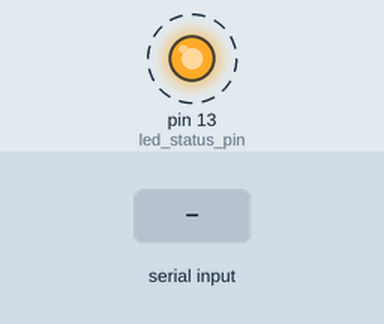
A sketch run on a simulated Arduino Uno, built with avr-gcc and run on an emulated ATmega328P. On the bench: output pins drawn as LEDs (lit = HIGH). Dashed ring = blinking. Inputs (shaded band) come from the test bench. What the sketch prints to the serial monitor is not drawn.

Above: at 0.79 s.
1.3 s: byte 30 received over Serial
Timing chart, 0 to 10.3 s (numbered marks = the images above; inputs shaded):
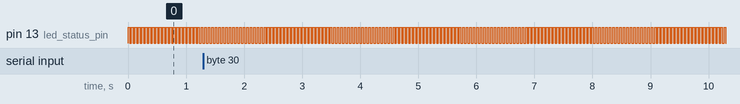

Measured:
- by itself, pin 13 (led_status_pin): alternates HIGH for 0.03 s and LOW for 0.03 s

The sketch:

fs_06_arduino_computervisionPiezo.ino
```cpp
// Foto-si´ntese, Arduino + Processing Workshop, Andre Sier, 2013


// variaveis a usar no programa

int led_status_pin = 13;

int speaker_pin = 4;

int tempo_som = 0;

int frequencia = 440;

// funcao setup
void setup() {
  // put your setup code here, to run once:

  //pinMode(13, OUTPUT);
  pinMode(led_status_pin, OUTPUT); // o pin do led e output
  pinMode(speaker_pin, OUTPUT); // o pin do speaker e output

  Serial.begin(9600); // iniciar a comunicaçao serial

}

// funcao loop
boolean ledblink = false;
void loop() {
  // put your main code here, to run repeatedly:

  ledblink = !ledblink;
  digitalWrite(led_status_pin, ledblink ? HIGH : LOW);


  while(Serial.available()>0){

      // o protocolo envia sempre primeiro a frequencia e logo depois o num frames ligado

      // a frequencia de 0-255 e convertida aqui
      frequencia = Serial.read() * 10;

      tempo_som = Serial.read(); // tempo de som em frames de 30ms

      Serial.println(frequencia);
      Serial.println(tempo_som);
  }


  if( tempo_som-- <= 0 ){

       tempo_som = 0;

       noTone(speaker_pin);

  } else {

       tone(speaker_pin,  frequencia);

  }


  delay(30); // espera 30 ms

}
```
